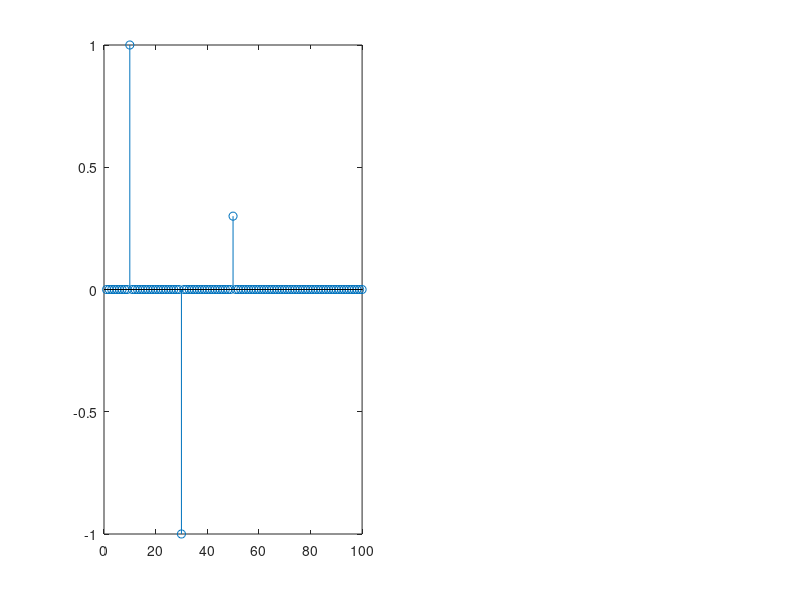

Source code (MATLAB): (Note: this script raises an error after producing the figure.)
% Testbench for RRS filter
clear; clc; close all;

% unit impulse input at n=10
s = zeros(100,1);
s(10) = 1;
s(30) = -1;
s(50) = 0.3;
figure(1);

subplot(1,2,1)
stem(s);

rrs_obj = rrs(8, 1e-3);

subplot(1,2,2)
stem(rrs_obj(s));
